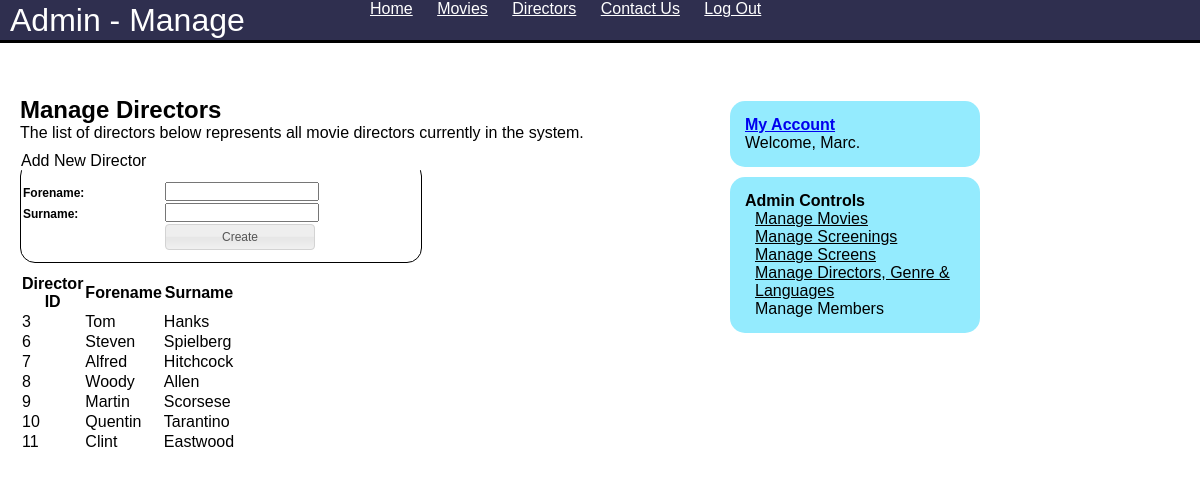
The page /managedirectors.php (signed in) on the database its author committed.
### tables this page shows
CREATE TABLE IF NOT EXISTS `directors` (
  `DirectorID` int(11) NOT NULL AUTO_INCREMENT,
  `Forename` varchar(255) NOT NULL,
  `Surname` varchar(255) NOT NULL,
  PRIMARY KEY (`DirectorID`)
);

### Classes/DB.php (called while the page is built, shortened)
<?php
	class DB {
		private $conn;
		private static $obj;
		private $DB_HOST = 'localhost';
		private $DB_PASS = '';
		private $DB_USER = 'root';
		public function __construct() {
			$this->conn = mysql_connect($this->DB_HOST, $this->DB_USER, $this->DB_PASS) or die(mysql_error());
		}
		public static function getInstance() {
			if (self::$obj == null)
				self::$obj = new DB;
			return self::$obj;
		}
		public function getArrayFromDB($Sql){
			try{
				unset($toReturn);
				if ($this->conn != null) {
						$results = mysql_query($Sql) or die(mysql_error());
						$toReturn = array();
						while ($row = mysql_fetch_assoc($results)) {
							array_push($toReturn,$row);
						}
					} else {
						throw new Exception('No DB Connection');
					}
					return $toReturn;
			} catch (Exception $e) {
			}
		}
		public function getDataRow($sql){
			try{
				$result = mysql_query($sql) or die(mysql_error());
				return mysql_fetch_array($result);
			}catch (Exeception $e){
			}
		}
	}
?>

### App.php (called while the page is built, shortened)
<?php
	require_once('Classes/DB.php');
	require_once('Classes/Page.php');
	class App {
		public static function getDB() {
			return DB::getInstance();
		}
	}
?>

### Classes/Director.php (called while the page is built, shortened)
<?php
require_once('App.php');
class Director {
	function __construct($forename = "", $surname = "") {
		$this->conn = App::getDB();
	}
	public function populateId($directorId){
		$sql = "SELECT * FROM directors WHERE DirectorID = '".mysql_real_escape_string($directorId)."'";
		$row = $this->conn->getDataRow($sql);
	}
	public function getRow($row){
		$this->forename = $row['Forename'];
		$this->surname = $row['Surname'];
	}
}
?>

### managedirectors.php (the view, shortened to what this page needs)
<?php
	require_once('App.php');
	require_once('Classes/Director.php');
?>
<h2>Manage Directors</h2>
<p>The list of directors below represents all movie directors currently in the system.</p>
<?php
	$direcotrsArr = App::getDB()->getArrayFromDB("SELECT DirectorID FROM Directors");
		foreach($direcotrsArr as $arr) {
			$director = new Director(null,null);
			$director->populateId($arr['DirectorID']);
			$directorHtml .= "<tr id=\"".$arr['DirectorID']."\">" . PHP_EOL;
			$directorHtml .= "	<td>".$arr['DirectorID']."</td>" . PHP_EOL;
			$directorHtml .= "	<td>".$director->forename."</td>" . PHP_EOL;
			$directorHtml .= "	<td>".$director->surname."</td>" . PHP_EOL;
			$directorHtml .= "</tr>" . PHP_EOL;
		}
?>
<fieldset>
	<legend>Add New Director</legend>
	<form id="createScreenFrm"  method="post" action="?do=create">
		<table style="width:300px;">
			<tr>
				<td><label for="forename">Forename:</label></td>
				<td><input id="forename" name="forename"  type="text" value="<?=$_POST['forename'] ?>"  title="Enter the director's forename" /></td>
			</tr>
			<tr>
				<td><label for="surname">Surname:</label></td>
				<td><input id="surname" name="surname"  type="text" value="<?=$_POST['surname'] ?>"  title="Enter the number of columns in the cinema" /></td>
			</tr>
			<tr><td></td><td><input type="submit" id="submitBtn" value="Create" /></td></tr>
		</table>
	</form>
</fieldset>
<table id="screenList" style="width:200px;">
	<thead>
		<tr>
			<th>Director ID</th>
			<th>Forename</th>
			<th>Surname</th>
		</tr>
	</thead>
	<tbody>
		<?=$directorHtml;?>
	</tbody>
</table>

### style.css (style rules this page uses)
* { font-family: Arial; width:100%; margin:0; padding:0; }
p { font-size: 1em; }
input { width:150px; }
table { margin:10px 0 10px 0; }
label { font-weight:bold; font-size:12px; }
.ui-button { font-size:12px!important; }
fieldset { border:1px solid #000; -moz-border-radius: 15px; border-radius: 15px; margin:10px 0 0 0; width:400px; }

### rows shown on the page
directors: DirectorID "3", Forename "Tom", Surname "Hanks"
directors: DirectorID "6", Forename "Steven", Surname "Spielberg"
directors: DirectorID "7", Forename "Alfred", Surname "Hitchcock"
directors: DirectorID "8", Forename "Woody", Surname "Allen"
directors: DirectorID "9", Forename "Martin", Surname "Scorsese"
directors: DirectorID "10", Forename "Quentin", Surname "Tarantino"
directors: DirectorID "11", Forename "Clint", Surname "Eastwood"

### other values the page prints
$this->title "Admin - Manage Directors"
$member->forename "Marc"
